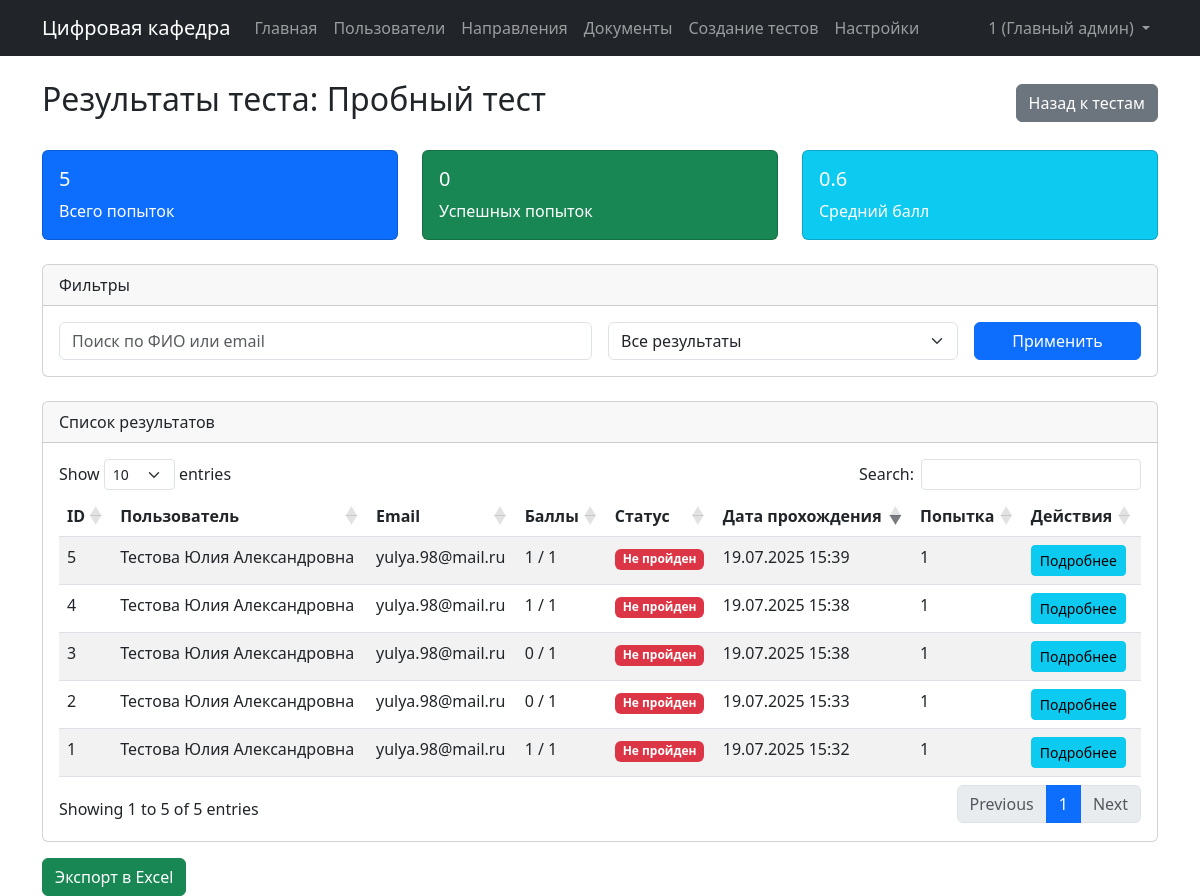
Screenshot of /admin/admin_test_results.php?test_id=1 (signed in) with the database file from the repository.
### tables this page shows
CREATE TABLE `tests` (
  `id` bigint(20) UNSIGNED NOT NULL,
  `name` varchar(255) NOT NULL,
  `description` text DEFAULT NULL,
  `direction_id` bigint(20) UNSIGNED DEFAULT NULL,
  `passing_score` int(11) NOT NULL,
  `time_limit` int(11) DEFAULT NULL COMMENT 'В минутах',
  `attempts_limit` int(11) DEFAULT NULL,
  `is_published` tinyint(1) NOT NULL DEFAULT 0,
  `created_at` timestamp NULL DEFAULT current_timestamp(),
  `updated_at` timestamp NULL DEFAULT current_timestamp() ON UPDATE current_timestamp(),
  `chat_link` varchar(255) DEFAULT NULL,
  `group_link` varchar(255) DEFAULT NULL
);

CREATE TABLE `user_tests` (
  `id` bigint(20) UNSIGNED NOT NULL,
  `user_id` bigint(20) UNSIGNED NOT NULL,
  `test_id` bigint(20) UNSIGNED NOT NULL,
  `score` int(11) NOT NULL DEFAULT 0,
  `max_score` int(11) NOT NULL,
  `passed` tinyint(1) NOT NULL DEFAULT 0,
  `started_at` timestamp NULL DEFAULT NULL,
  `completed_at` timestamp NULL DEFAULT NULL,
  `attempt_number` int(11) NOT NULL DEFAULT 1
);

CREATE TABLE `listeners` (
  `id` bigint(20) UNSIGNED NOT NULL,
  `fio` varchar(255) NOT NULL,
  `email` varchar(255) NOT NULL,
  `education_level` varchar(255) NOT NULL,
  `university` varchar(255) NOT NULL,
  `faculty` varchar(255) DEFAULT NULL,
  `group_name` varchar(255) NOT NULL,
  `direction_id` bigint(20) UNSIGNED NOT NULL,
  `phone` varchar(255) NOT NULL,
  `image` varchar(255) DEFAULT NULL,
  `created_at` timestamp NULL DEFAULT NULL,
  `updated_at` timestamp NULL DEFAULT NULL,
  `documents_number` varchar(255) DEFAULT NULL,
  `is_foreign` tinyint(1) DEFAULT NULL,
  `specialization` varchar(255) DEFAULT NULL,
  `birthday` date DEFAULT NULL,
  `country` varchar(255) DEFAULT NULL,
  `time_edu` varchar(255) DEFAULT NULL,
  `start_year` int(11) DEFAULT NULL,
  `diplom_num` varchar(255) DEFAULT NULL,
  `diplom_place` varchar(255) DEFAULT NULL,
  `diplom_napr` varchar(255) DEFAULT NULL,
  `diplom_year` varchar(255) DEFAULT NULL,
  `vk` varchar(255) DEFAULT NULL,
  `is_blocked` tinyint(1) NOT NULL DEFAULT 0
);

### admin/admin_test_results.php (the view, shortened to what this page needs)
<?php
require_once 'config.php';
$test_id = isset($_GET['test_id']) ? (int)$_GET['test_id'] : 0;
$test_stmt = $pdo->prepare("SELECT * FROM tests WHERE id = ?");
$test_stmt->execute([$test_id]);
$test = $test_stmt->fetch();
$search = isset($_GET['search']) ? sanitize($_GET['search']) : '';
$passed_filter = isset($_GET['passed']) ? sanitize($_GET['passed']) : 'all';
$query = "SELECT ut.*, l.fio, l.email
          FROM user_tests ut
          JOIN listeners l ON ut.user_id = l.id
          WHERE ut.test_id = ?";
$query .= " ORDER BY ut.completed_at DESC";
$stmt = $pdo->prepare($query);
$params = [$test_id];
$stmt->execute($params);
$results = $stmt->fetchAll();
$stats_stmt = $pdo->prepare("SELECT
                            COUNT(*) as total,
                            SUM(passed) as passed,
                            AVG(score) as avg_score
                            FROM user_tests WHERE test_id = ?");
$stats_stmt->execute([$test_id]);
$stats = $stats_stmt->fetch();
?>
<!DOCTYPE html>
<html lang="ru">
<head>
    <link href="https://cdn.jsdelivr.net/npm/bootstrap@5.3.0/dist/css/bootstrap.min.css" rel="stylesheet">
    <link href="https://cdn.datatables.net/1.13.6/css/dataTables.bootstrap5.min.css" rel="stylesheet">
</head>
<body>
    <?php include 'includes/admin_navbar.php'; ?>
    <div class="container mt-4">
        <div class="d-flex justify-content-between align-items-center mb-4">
            <h2>Результаты теста: <?= htmlspecialchars($test['name']) ?></h2>
            <a href="admin_tests.php" class="btn btn-secondary">Назад к тестам</a>
        </div>
        <div class="row mb-4">
            <div class="col-md-4">
                <div class="card text-white bg-primary">
                    <div class="card-body">
                        <h5 class="card-title"><?= $stats['total'] ?></h5>
                        <p class="card-text">Всего попыток</p>
                    </div>
                </div>
            </div>
            <div class="col-md-4">
                <div class="card text-white bg-success">
                    <div class="card-body">
                        <h5 class="card-title"><?= $stats['passed'] ?></h5>
                        <p class="card-text">Успешных попыток</p>
                    </div>
                </div>
            </div>
            <div class="col-md-4">
                <div class="card text-white bg-info">
                    <div class="card-body">
                        <h5 class="card-title"><?= round($stats['avg_score'], 2) ?></h5>
                        <p class="card-text">Средний балл</p>
                    </div>
                </div>
            </div>
        </div>
        <div class="card mb-4">
            <div class="card-header">
                Фильтры
            </div>
            <div class="card-body">
                <form method="GET" class="row g-3">
                    <div class="col-md-6">
                        <input type="text" name="search" class="form-control" placeholder="Поиск по ФИО или email" value="<?= htmlspecialchars($search) ?>">
                    </div>
                    <div class="col-md-4">
                        <select name="passed" class="form-select">
                            <option value="all" <?= $passed_filter === 'all' ? 'selected' : '' ?>>Все результаты</option>
                        </select>
                    </div>
                    <div class="col-md-2">
                        <button type="submit" class="btn btn-primary w-100">Применить</button>
                    </div>
                </form>
            </div>
        </div>
        <div class="card">
            <div class="card-header">
                Список результатов
            </div>
            <div class="card-body">
                <div class="table-responsive">
                    <table class="table table-striped" id="resultsTable">
                        <thead>
                            <tr>
                                <th>ID</th>
                                <th>Пользователь</th>
                                <th>Email</th>
                                <th>Баллы</th>
                                <th>Статус</th>
                                <th>Дата прохождения</th>
                                <th>Попытка</th>
                                <th>Действия</th>
                            </tr>
                        </thead>
                        <tbody>
                            <?php foreach ($results as $result): ?>
                            <tr>
                                <td><?= $result['id'] ?></td>
                                <td><?= htmlspecialchars($result['fio']) ?></td>
                                <td><?= htmlspecialchars($result['email']) ?></td>
                                <td><?= $result['score'] ?> / <?= $result['max_score'] ?></td>
                                <td>
                                    <?php if ($result['passed']): ?>
                                        <span class="badge bg-success">Пройден</span>
                                    <?php else: ?>
                                        <span class="badge bg-danger">Не пройден</span>
                                    <?php endif; ?>
                                </td>
                                <td><?= date('d.m.Y H:i', strtotime($result['completed_at'])) ?></td>
                                <td><?= $result['attempt_number'] ?></td>
                                <td>
                                    <a href="admin_test_result_detail.php?result_id=<?= $result['id'] ?>" class="btn btn-sm btn-info">Подробнее</a>
                                </td>
                            </tr>
                            <?php endforeach; ?>
                        </tbody>
                    </table>
                </div>
            </div>
        </div>
        <div class="mt-3">
            <a href="admin_test_export.php?test_id=<?= $test_id ?>&search=<?= urlencode($search) ?>&passed=<?= $passed_filter ?>"
               class="btn btn-success">
                Экспорт в Excel
            </a>
        </div>
    </div>
</body>
</html>

### rows the page displays
tests: name "Пробный тест"
user_tests: id "5", user.fio "Тестова Юлия Александровна", user.email "yulya.98@mail.ru", score "1", max_score "1", passed "Не пройден", completed_at "19.07.2025 15:39", attempt_number "1"
user_tests: id "4", user.fio "Тестова Юлия Александровна", user.email "yulya.98@mail.ru", score "1", max_score "1", passed "Не пройден", completed_at "19.07.2025 15:38", attempt_number "1"
user_tests: id "3", user.fio "Тестова Юлия Александровна", user.email "yulya.98@mail.ru", score "0", max_score "1", passed "Не пройден", completed_at "19.07.2025 15:38", attempt_number "1"
user_tests: id "2", user.fio "Тестова Юлия Александровна", user.email "yulya.98@mail.ru", score "0", max_score "1", passed "Не пройден", completed_at "19.07.2025 15:33", attempt_number "1"
user_tests: id "1", user.fio "Тестова Юлия Александровна", user.email "yulya.98@mail.ru", score "1", max_score "1", passed "Не пройден", completed_at "19.07.2025 15:32", attempt_number "1"

### other values shown
$_SESSION['admin_name'] "1"
$stats['total'] "5"
$stats['passed'] "0"
$stats['avg_score'] "0.6"
